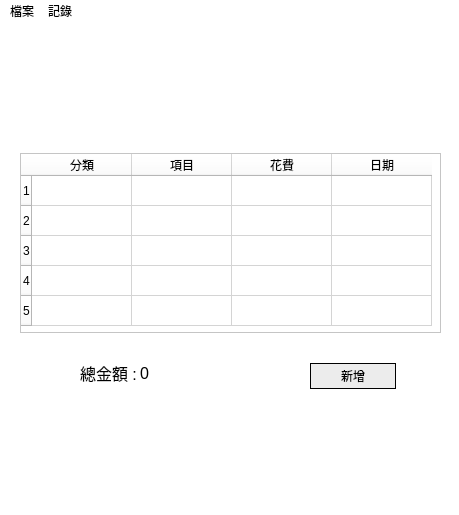
<?xml version="1.0" encoding="UTF-8"?>
<ui version="4.0">
 <class>MainWindow</class>
 <widget class="QMainWindow" name="MainWindow">
  <property name="geometry">
   <rect>
    <x>0</x>
    <y>0</y>
    <width>459</width>
    <height>515</height>
   </rect>
  </property>
  <property name="windowTitle">
   <string>記帳程式</string>
  </property>
  <property name="styleSheet">
   <string notr="true">background-color:white;</string>
  </property>
  <widget class="QWidget" name="centralwidget">
   <widget class="QTableWidget" name="tableWidget">
    <property name="geometry">
     <rect>
      <x>20</x>
      <y>130</y>
      <width>421</width>
      <height>180</height>
     </rect>
    </property>
    <property name="maximumSize">
     <size>
      <width>16777215</width>
      <height>281</height>
     </size>
    </property>
    <property name="gridStyle">
     <enum>Qt::CustomDashLine</enum>
    </property>
    <property name="rowCount">
     <number>5</number>
    </property>
    <attribute name="horizontalHeaderCascadingSectionResizes">
     <bool>true</bool>
    </attribute>
    <attribute name="horizontalHeaderShowSortIndicator" stdset="0">
     <bool>false</bool>
    </attribute>
    <attribute name="horizontalHeaderStretchLastSection">
     <bool>false</bool>
    </attribute>
    <row/>
    <row/>
    <row/>
    <row/>
    <row/>
    <column>
     <property name="text">
      <string>分類</string>
     </property>
     <property name="textAlignment">
      <set>AlignCenter</set>
     </property>
    </column>
    <column>
     <property name="text">
      <string>項目</string>
     </property>
     <property name="textAlignment">
      <set>AlignHCenter|AlignBottom</set>
     </property>
    </column>
    <column>
     <property name="text">
      <string>花費</string>
     </property>
     <property name="font">
      <font>
       <kerning>false</kerning>
      </font>
     </property>
     <property name="textAlignment">
      <set>AlignCenter</set>
     </property>
    </column>
    <column>
     <property name="text">
      <string>日期</string>
     </property>
     <property name="font">
      <font>
       <kerning>false</kerning>
      </font>
     </property>
     <property name="textAlignment">
      <set>AlignHCenter|AlignTop</set>
     </property>
    </column>
   </widget>
   <widget class="QPushButton" name="pushButton">
    <property name="geometry">
     <rect>
      <x>310</x>
      <y>340</y>
      <width>86</width>
      <height>26</height>
     </rect>
    </property>
    <property name="styleSheet">
     <string notr="true">background-color:rgb(236, 236, 236);
border-radius: 50%;
border-width: 1px;
border-color: black;
border-style: solid;</string>
    </property>
    <property name="text">
     <string>新增</string>
    </property>
   </widget>
   <widget class="QLabel" name="label">
    <property name="geometry">
     <rect>
      <x>80</x>
      <y>340</y>
      <width>61</width>
      <height>20</height>
     </rect>
    </property>
    <property name="font">
     <font>
      <pointsize>12</pointsize>
     </font>
    </property>
    <property name="text">
     <string>總金額 :</string>
    </property>
   </widget>
   <widget class="QLabel" name="label_2">
    <property name="geometry">
     <rect>
      <x>140</x>
      <y>341</y>
      <width>41</width>
      <height>18</height>
     </rect>
    </property>
    <property name="font">
     <font>
      <pointsize>12</pointsize>
     </font>
    </property>
    <property name="text">
     <string>0</string>
    </property>
   </widget>
  </widget>
  <widget class="QMenuBar" name="menubar">
   <property name="geometry">
    <rect>
     <x>0</x>
     <y>0</y>
     <width>459</width>
     <height>24</height>
    </rect>
   </property>
   <widget class="QMenu" name="menuFile">
    <property name="title">
     <string>檔案</string>
    </property>
   </widget>
   <widget class="QMenu" name="menu">
    <property name="title">
     <string>記錄</string>
    </property>
   </widget>
   <addaction name="menuFile"/>
   <addaction name="menu"/>
  </widget>
  <widget class="QStatusBar" name="statusbar"/>
 </widget>
 <resources/>
 <connections/>
</ui>
